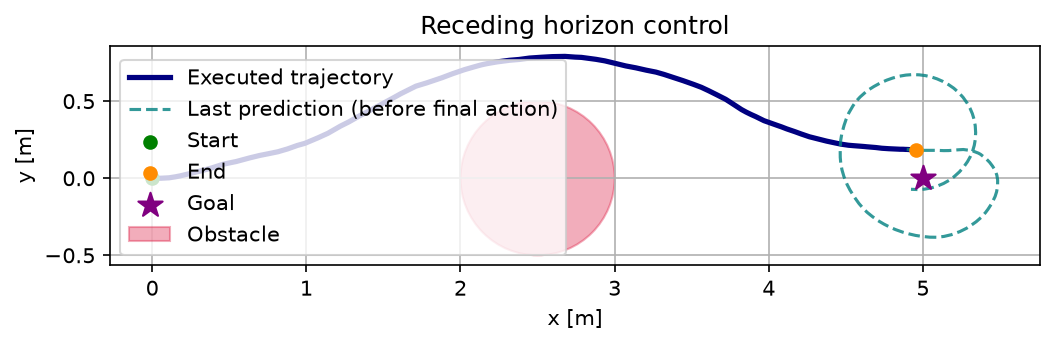

Python code for this plot:
from pathlib import Path

import numpy as np
import matplotlib.pyplot as plt


def unicycle_step(state, control, dt):
    """Step 1에서 검증한 Forward Euler 운동 모델."""
    x, y, theta = state
    v, omega = control

    return np.array([
        x + v * np.cos(theta) * dt,
        y + v * np.sin(theta) * dt,
        theta + omega * dt,
    ])

def trajectory_cost(states, controls, goal, obstacle, dt):
    """한 궤적의 총비용, 항별 비용, 장애물 여유 거리를 계산한다."""
    q_goal = 1.0
    r_v = 0.1
    r_omega = 0.05
    q_obstacle = 100.0
    q_collision = 10000.0
    q_terminal = 10.0
    margin = 0.3

    # 각 입력을 적용한 다음 위치: 크기 (H, 2)
    positions = states[1:, :2]

    # 1. 목표 거리 비용
    goal_distance_sq = np.sum((positions - goal) ** 2, axis=1)
    goal_cost = q_goal * np.sum(goal_distance_sq) * dt

    # 2. 제어 입력 비용
    control_cost = np.sum(
        r_v * controls[:, 0] ** 2
        + r_omega * controls[:, 1] ** 2
    ) * dt

    # 3. 장애물 표면까지의 거리
    center = obstacle[:2]
    radius = obstacle[2]

    clearance = np.linalg.norm(positions - center, axis=1) - radius

    proximity = np.maximum(0.0, (margin - clearance) / margin) ** 2
    obstacle_cost = q_obstacle * np.sum(proximity) * dt

    collision_cost = q_collision * np.sum(clearance <= 0.0) * dt

    # 4. 예측 마지막 위치의 목표 거리 비용
    terminal_cost = q_terminal * goal_distance_sq[-1]

    parts = {
        "goal": goal_cost,
        "control": control_cost,
        "proximity": obstacle_cost,
        "collision": collision_cost,
        "terminal": terminal_cost,
    }

    # 최소 여유 거리는 초기 위치도 포함해 확인한다.
    all_clearance = (
        np.linalg.norm(states[:, :2] - center, axis=1) - radius
    )

    return sum(parts.values()), parts, np.min(all_clearance)

# 1. 설정
dt = 0.05
H = 100
K = 200
temperature = 1.0
noise_std = np.array([0.2, 0.8])

max_steps = 300                     # 최대 15초의 시뮬레이션
goal_tolerance = 0.2                # 목표에서 20 cm 이내면 종료

state = np.array([0.0, 0.0, 0.0])
goal = np.array([5.0, 0.0])
obstacle = np.array([2.5, 0.0, 0.5])

rng = np.random.default_rng(42)

# 처음에만 직진 계획으로 초기화
nominal_controls = np.zeros((H, 2))
nominal_controls[:, 0] = 1.0

# 실제로 적용한 입력과 이동한 상태를 기록
actual_states = [state.copy()]
applied_controls = []
ess_history = []
prediction_costs = []
prediction_clearances = []

stop_reason = "최대 반복 횟수 도달"

# 2. 반복 제어
for k in range(max_steps):
    # A. 현재 계획 주변에 새로운 후보 입력 생성
    noise = rng.normal(
        loc=0.0,
        scale=noise_std,
        size=(K, H, 2),
    )
    sampled_controls = nominal_controls[None, :, :] + noise

    # B. 모든 후보를 현재 실제 상태에서 예측
    trajectories = np.zeros((K, H + 1, 3))
    trajectories[:, 0, :] = state
    costs = np.zeros(K)

    for i in range(K):
        for t in range(H):
            trajectories[i, t + 1] = unicycle_step(
                trajectories[i, t],
                sampled_controls[i, t],
                dt,
            )

        costs[i], _, _ = trajectory_cost(
            trajectories[i],
            sampled_controls[i],
            goal,
            obstacle,
            dt,
        )

    # C. 비용 기반 가중치와 입력 업데이트
    rho = np.min(costs)
    weights = np.exp(-(costs - rho) / temperature)
    weights /= np.sum(weights)

    updated_controls = nominal_controls + np.sum(
        weights[:, None, None] * noise,
        axis=0,
    )

    ess = 1.0 / np.sum(weights ** 2)

    # D. 업데이트한 전체 계획의 예측 결과 확인
    updated_trajectory = np.zeros((H + 1, 3))
    updated_trajectory[0] = state

    for t in range(H):
        updated_trajectory[t + 1] = unicycle_step(
            updated_trajectory[t],
            updated_controls[t],
            dt,
        )

    predicted_cost, _, predicted_clearance = trajectory_cost(
        updated_trajectory,
        updated_controls,
        goal,
        obstacle,
        dt,
    )

    prediction_costs.append(predicted_cost)
    prediction_clearances.append(predicted_clearance)
    ess_history.append(ess)

    # E. 첫 입력만 적용해 실제 시뮬레이션 상태를 한 단계 진행
    action = updated_controls[0].copy()
    state = unicycle_step(state, action, dt)

    actual_states.append(state.copy())
    applied_controls.append(action)

    goal_distance = np.linalg.norm(state[:2] - goal)
    actual_clearance = (
        np.linalg.norm(state[:2] - obstacle[:2]) - obstacle[2]
    )

    if k % 20 == 0:
        print(
            f"step={k + 1:3d}, "
            f"time={(k + 1) * dt:.2f} s, "
            f"goal_distance={goal_distance:.3f} m, "
            f"clearance={actual_clearance:.3f} m, "
            f"ESS={ess:.2f}"
        )

    # F. 종료 조건: 이번에도 이산 위치에서 충돌 판정
    if actual_clearance <= 0.0:
        stop_reason = "실제 이동 상태에서 충돌 감지"
        break

    if goal_distance <= goal_tolerance:
        stop_reason = "목표 범위 도달"
        break

    # G. 残った計画を一つ前に移し、末尾の入力を複製
    nominal_controls = np.vstack([
        updated_controls[1:],
        updated_controls[-1:],
    ])

# 3. 結果の集計
actual_states = np.asarray(actual_states)
applied_controls = np.asarray(applied_controls)

actual_clearances = (
    np.linalg.norm(actual_states[:, :2] - obstacle[:2], axis=1)
    - obstacle[2]
)
final_goal_distance = np.linalg.norm(actual_states[-1, :2] - goal)

print("\n終了理由:", stop_reason)
print("適用した入力の数:", len(applied_controls))
print(f"シミュレーション時間: {len(applied_controls) * dt:.2f} s")
print("最終状態:", actual_states[-1])
print(f"最終目標距離: {final_goal_distance:.4f} m")
print(f"実際の離散状態の最小余裕距離: {actual_clearances.min():.4f} m")
print(
    "予測計画で衝突を含んだ回数:",
    np.count_nonzero(np.asarray(prediction_clearances) <= 0.0),
)

# 4. 実際の移動経路と最後の予測計画を描画
fig, ax = plt.subplots(figsize=(8, 6))

ax.plot(
    actual_states[:, 0],
    actual_states[:, 1],
    color="navy",
    linewidth=2.5,
    label="Executed trajectory",
)

ax.plot(
    updated_trajectory[:, 0],
    updated_trajectory[:, 1],
    color="teal",
    linestyle="--",
    alpha=0.8,
    label="Last prediction (before final action)",
)

ax.scatter(
    actual_states[0, 0],
    actual_states[0, 1],
    color="green",
    label="Start",
    zorder=5,
)
ax.scatter(
    actual_states[-1, 0],
    actual_states[-1, 1],
    color="darkorange",
    label="End",
    zorder=5,
)
ax.scatter(
    goal[0],
    goal[1],
    marker="*",
    s=150,
    color="purple",
    label="Goal",
    zorder=5,
)

ax.add_patch(plt.Circle(
    obstacle[:2],
    obstacle[2],
    color="crimson",
    alpha=0.35,
    label="Obstacle",
))

ax.set_xlabel("x [m]")
ax.set_ylabel("y [m]")
ax.set_title("Receding horizon control")
ax.set_aspect("equal", adjustable="box")
ax.grid(True)
ax.legend()

output_path = Path(__file__).resolve().parent / "step4_receding.png"
fig.savefig(output_path, dpi=150, bbox_inches="tight")
plt.close(fig)

print("グラフ保存:", output_path)
